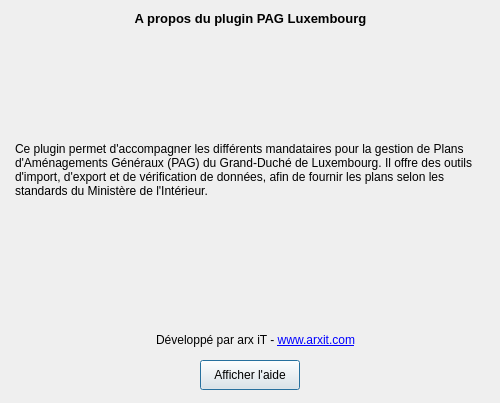
<?xml version="1.0" encoding="UTF-8"?>
<ui version="4.0">
 <class>Dialog</class>
 <widget class="QDialog" name="Dialog">
  <property name="windowModality">
   <enum>Qt::ApplicationModal</enum>
  </property>
  <property name="geometry">
   <rect>
    <x>0</x>
    <y>0</y>
    <width>500</width>
    <height>403</height>
   </rect>
  </property>
  <property name="sizePolicy">
   <sizepolicy hsizetype="Fixed" vsizetype="Fixed">
    <horstretch>0</horstretch>
    <verstretch>0</verstretch>
   </sizepolicy>
  </property>
  <property name="windowTitle">
   <string>A propos</string>
  </property>
  <property name="windowIcon">
   <iconset>
    <normaloff>../../icon.png</normaloff>../../icon.png</iconset>
  </property>
  <widget class="QLabel" name="label">
   <property name="geometry">
    <rect>
     <x>10</x>
     <y>10</y>
     <width>481</width>
     <height>16</height>
    </rect>
   </property>
   <property name="font">
    <font>
     <pointsize>10</pointsize>
     <weight>75</weight>
     <bold>true</bold>
    </font>
   </property>
   <property name="text">
    <string>A propos du plugin PAG Luxembourg</string>
   </property>
   <property name="alignment">
    <set>Qt::AlignCenter</set>
   </property>
  </widget>
  <widget class="QLabel" name="label_2">
   <property name="geometry">
    <rect>
     <x>15</x>
     <y>130</y>
     <width>481</width>
     <height>81</height>
    </rect>
   </property>
   <property name="text">
    <string>&lt;html&gt;&lt;head/&gt;&lt;body&gt;&lt;p&gt;&lt;span style=&quot; font-size:9pt;&quot;&gt;Ce plugin permet d'accompagner les différents mandataires pour la gestion de Plans d'Aménagements Généraux (PAG) du Grand-Duché de Luxembourg. Il offre des outils d'import, d'export et de vérification de données, afin de fournir les plans selon les standards du Ministère de l'Intérieur.&lt;/span&gt;&lt;/p&gt;&lt;/body&gt;&lt;/html&gt;</string>
   </property>
   <property name="textFormat">
    <enum>Qt::RichText</enum>
   </property>
   <property name="wordWrap">
    <bool>true</bool>
   </property>
  </widget>
  <widget class="QLabel" name="lblLogoArxit">
   <property name="geometry">
    <rect>
     <x>205</x>
     <y>230</y>
     <width>100</width>
     <height>80</height>
    </rect>
   </property>
   <property name="text">
    <string/>
   </property>
   <property name="pixmap">
    <pixmap>logo_arxit.png</pixmap>
   </property>
   <property name="scaledContents">
    <bool>true</bool>
   </property>
   <property name="alignment">
    <set>Qt::AlignCenter</set>
   </property>
   <property name="openExternalLinks">
    <bool>true</bool>
   </property>
  </widget>
  <widget class="QLabel" name="label_4">
   <property name="geometry">
    <rect>
     <x>20</x>
     <y>330</y>
     <width>471</width>
     <height>20</height>
    </rect>
   </property>
   <property name="text">
    <string>&lt;html&gt;&lt;head/&gt;&lt;body&gt;&lt;p&gt;Développé par arx iT - &lt;a href=&quot;http://www.arxit.com&quot;&gt;&lt;span style=&quot; text-decoration: underline; color:#0000ff;&quot;&gt;www.arxit.com&lt;/span&gt;&lt;/a&gt;&lt;/p&gt;&lt;/body&gt;&lt;/html&gt;</string>
   </property>
   <property name="textFormat">
    <enum>Qt::RichText</enum>
   </property>
   <property name="alignment">
    <set>Qt::AlignCenter</set>
   </property>
   <property name="openExternalLinks">
    <bool>true</bool>
   </property>
   <property name="textInteractionFlags">
    <set>Qt::TextBrowserInteraction</set>
   </property>
  </widget>
  <widget class="QLabel" name="lblLogoPlugin">
   <property name="geometry">
    <rect>
     <x>210</x>
     <y>40</y>
     <width>80</width>
     <height>80</height>
    </rect>
   </property>
   <property name="text">
    <string/>
   </property>
   <property name="pixmap">
    <pixmap>logo_pag.png</pixmap>
   </property>
   <property name="scaledContents">
    <bool>true</bool>
   </property>
   <property name="alignment">
    <set>Qt::AlignCenter</set>
   </property>
   <property name="openExternalLinks">
    <bool>true</bool>
   </property>
  </widget>
  <widget class="QPushButton" name="pushButton">
   <property name="geometry">
    <rect>
     <x>200</x>
     <y>360</y>
     <width>100</width>
     <height>30</height>
    </rect>
   </property>
   <property name="text">
    <string>Afficher l'aide</string>
   </property>
  </widget>
 </widget>
 <resources/>
 <connections/>
</ui>
